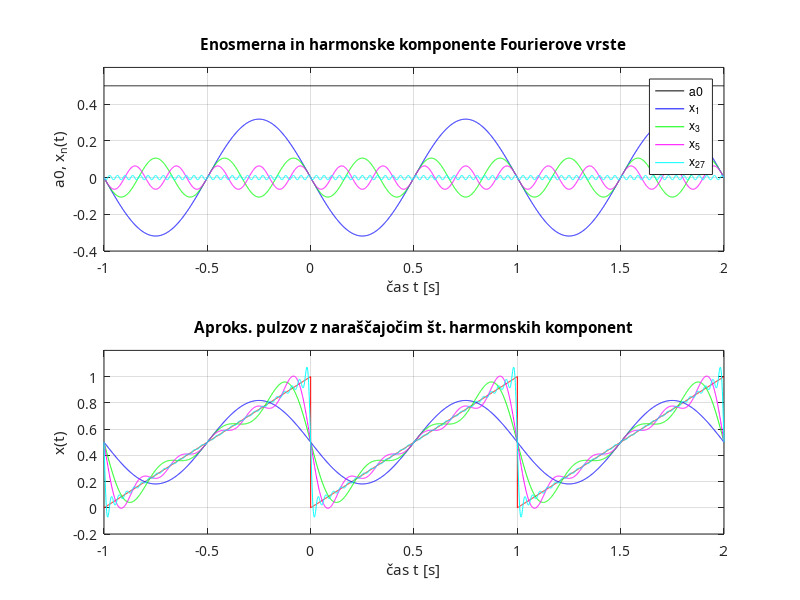
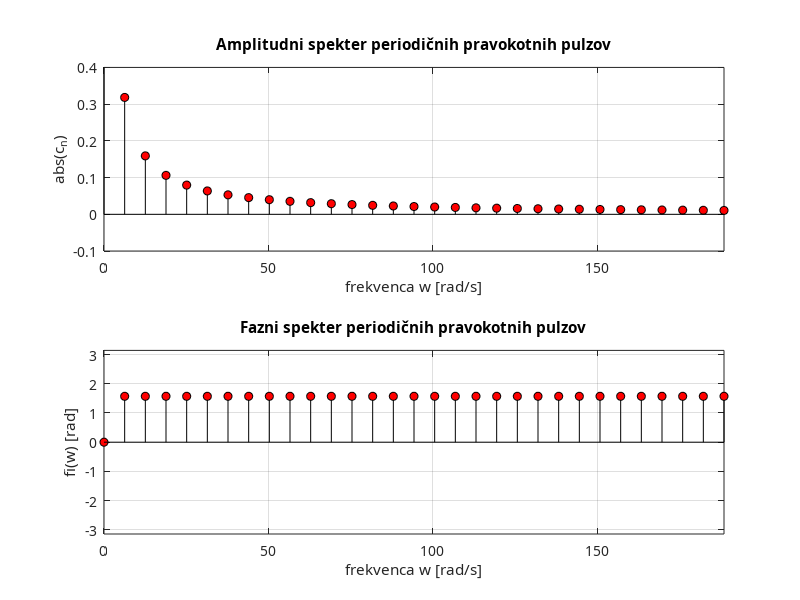
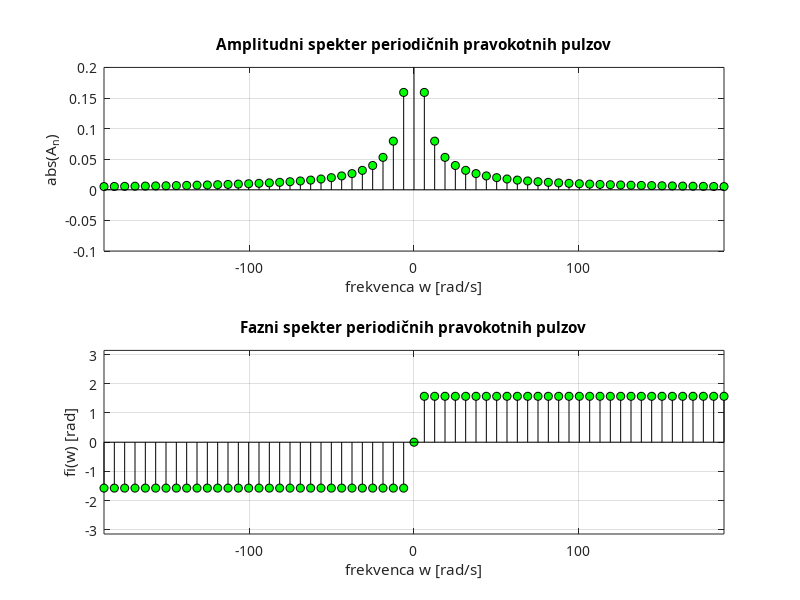

Recreate these plots in MATLAB, in order.
%Fouriesr analiza
clear all; close all;

A = 1;                  % amplituda pulzov
T = 1;               % osnovna perioda
w1 = 2*pi/T;            % osnovna frekvenca
tpz = 0;                % začetek obravnavanega pulza
tpk = tpz + T;          % konec obravnavanega pulza
tz = -1; tk = 2; dt = 0.001;
t = tz : dt : tk;       % časovni vektor
nk = 30;

% definiranje idealnega poteka obravnavanega pulza
t1 = tz : dt : tz+T; xp1   = A / T *(t1 + T);
t2 = tz+T : dt : tz+2*T; xp2   = A / T * t2;
t3 = tz+2*T : dt : tz+3*T; xp3 = A / T * (t3 - T);

#funckcije
t_id_sign = [t1 t2 t3];  x_id_sig = [xp1 xp2 xp3];

#
a0 = A / 2;
a0t = ones(size(t))*a0;

for n= 1 : 1 :nk;
an = 0;
bn = -A/(n*pi);
  ancos=an*cos(n*w1*t); bnsin = bn * sin(n*w1*t);
  [N,M] = size(ancos);
  if N < M,
        ancos = ancos'; bnsin = bnsin';
   end
  xn(:,n) = ancos + bnsin;
  if n == 1
      xp(:,n) = a0 + xn(:,n);
     else
    xp(:,n) = xp(:,n-1) + xn(:,n); 
  end
  
%koificjenti cosinusove vrste
cn(n) = sqrt(an^2 + bn^2);
fin(n) = -atan(bn/an);
  if(an<0) && (bn<0)
    fin(n) = fin(n) + pi;
   elseif(an<0) && (bn>0)
   fin(n) = fin(n) -pi;
   end
end


fig1 = figure(1);
set(fig1, 'Units', 'centimeters', 'Position', [5 1.5 20 15]);
subplot(2,1,1)
plot(t,a0t,'k', t,xn(:,1),'b'); legend('a0','x_1');
axis([tz tk -0.4 0.6])
set(gca, 'FontName', 'Times New Roman CE', 'FontSize', 10);
xlabel('čas t [s]'); ylabel('a0, x_n(t)');
title('Enosmerna in harmonske komponente Fourierove vrste'); grid on;

hold on
subplot(2,1,2)
plot(t_id_sign,x_id_sig,'r',t,xp(:,1),'b')
axis([tz tk -0.2 A+0.2])
set(gca, 'FontName', 'Times New Roman CE', 'FontSize', 10);
xlabel('čas t [s]'); ylabel('x(t)');
title('Aproks. pulzov z naraščajočim št. harmonskih komponent'); grid on;
hold on; 
#-------------------------
subplot(2,1,1)
plot(t, xn(:,3),'g'); legend('a0','x_1','x_3');
subplot(2,1,2)
plot(t, xp(:,3),'g'); hold on;
#-------------------------
subplot(2,1,1)
plot(t, xn(:,5),'m'); legend('a0','x_1','x_3','x_5');
subplot(2,1,2)
plot(t, xp(:,5),'m'); hold on;
subplot(2,1,1)
plot(t, xn(:,27),'c'); legend('a0','x_1','x_3','x_5','x_2_7');
subplot(2,1,2)
plot(t, xp(:,27),'c'); hold on; pause(1);

w = [0 : nk] * w1; % izračun frekvenc komponent spektra

fig2 = figure(2);
set(fig2, 'Units', 'centimeters', 'Position', [5 1.5 20 15]);
subplot(2,1,1)
stem(w, [a0 cn], 'ko', 'MarkerFaceColor', 'r')
axis([0 nk*w1 -0.1 0.4])
set(gca, 'FontName', 'Times New Roman CE', 'FontSize', 10);
xlabel('frekvenca w [rad/s]'); ylabel('abs(c_n)');
title('Amplitudni spekter periodičnih pravokotnih pulzov'); grid on;

subplot(2,1,2)
stem(w, [0 fin], 'ko', 'MarkerFaceColor', 'r')
axis([0 nk*w1 -pi pi])
set(gca, 'FontName', 'Times New Roman CE', 'FontSize', 10);
xlabel('frekvenca w [rad/s]'); ylabel('fi(w) [rad]');
title('Fazni spekter periodičnih pravokotnih pulzov'); grid on;
pause(1)

An = cn/2;
Anamp = [fliplr(An) a0 An];
Afin = [-fliplr(fin) 0 fin];
wsim = [-nk:nk]*w1;
fig3 = figure(3);
set(fig3, 'Units', 'centimeters', 'Position', [5 1.5 20 15]);
subplot(2,1,1)
stem(wsim, Anamp, 'ko', 'MarkerFaceColor', 'g')
axis([-nk*w1 nk*w1 -0.1 0.2])
set(gca, 'FontName', 'Times New Roman CE', 'FontSize', 10);
xlabel('frekvenca w [rad/s]'); ylabel('abs(A_n)');
title('Amplitudni spekter periodičnih pravokotnih pulzov'); grid on;

subplot(2,1,2)
stem(wsim, Afin, 'ko', 'MarkerFaceColor', 'g')
axis([-nk*w1 nk*w1 -pi pi])
set(gca, 'FontName', 'Times New Roman CE', 'FontSize', 10);
xlabel('frekvenca w [rad/s]'); ylabel('fi(w) [rad]');
title('Fazni spekter periodičnih pravokotnih pulzov'); grid on; 
   



